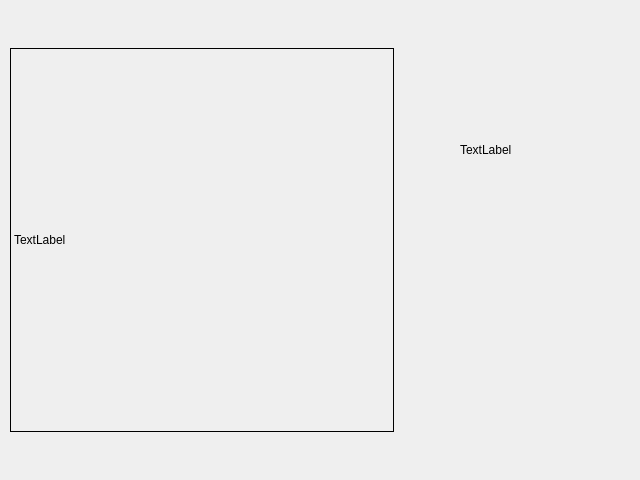
<?xml version="1.0" encoding="UTF-8"?>
<ui version="4.0">
 <class>MainWindow</class>
 <widget class="QMainWindow" name="MainWindow">
  <property name="geometry">
   <rect>
    <x>0</x>
    <y>0</y>
    <width>640</width>
    <height>480</height>
   </rect>
  </property>
  <property name="windowTitle">
   <string>MainWindow</string>
  </property>
  <widget class="QWidget" name="centralWidget">
   <widget class="QGxImage" name="label">
    <property name="geometry">
     <rect>
      <x>10</x>
      <y>48</y>
      <width>384</width>
      <height>384</height>
     </rect>
    </property>
    <property name="frameShape">
     <enum>QFrame::Box</enum>
    </property>
    <property name="text">
     <string>TextLabel</string>
    </property>
   </widget>
   <widget class="QBattery" name="battery" native="true">
    <property name="geometry">
     <rect>
      <x>480</x>
      <y>90</y>
      <width>101</width>
      <height>31</height>
     </rect>
    </property>
   </widget>
   <widget class="QLabel" name="label_2">
    <property name="geometry">
     <rect>
      <x>460</x>
      <y>140</y>
      <width>161</width>
      <height>20</height>
     </rect>
    </property>
    <property name="text">
     <string>TextLabel</string>
    </property>
   </widget>
   <widget class="QLabel" name="label_3">
    <property name="geometry">
     <rect>
      <x>460</x>
      <y>30</y>
      <width>161</width>
      <height>41</height>
     </rect>
    </property>
    <property name="text">
     <string/>
    </property>
    <property name="pixmap">
     <pixmap resource="qt_osd_res.qrc">:/images/logo.png</pixmap>
    </property>
    <property name="alignment">
     <set>Qt::AlignLeading|Qt::AlignLeft|Qt::AlignTop</set>
    </property>
   </widget>
  </widget>
 </widget>
 <layoutdefault spacing="6" margin="11"/>
 <customwidgets>
  <customwidget>
   <class>QGxImage</class>
   <extends>QLabel</extends>
   <header location="global">qgximage.h</header>
  </customwidget>
  <customwidget>
   <class>QBattery</class>
   <extends>QWidget</extends>
   <header location="global">qbattery.h</header>
   <container>1</container>
  </customwidget>
 </customwidgets>
 <resources>
  <include location="qt_osd_res.qrc"/>
 </resources>
 <connections/>
</ui>
